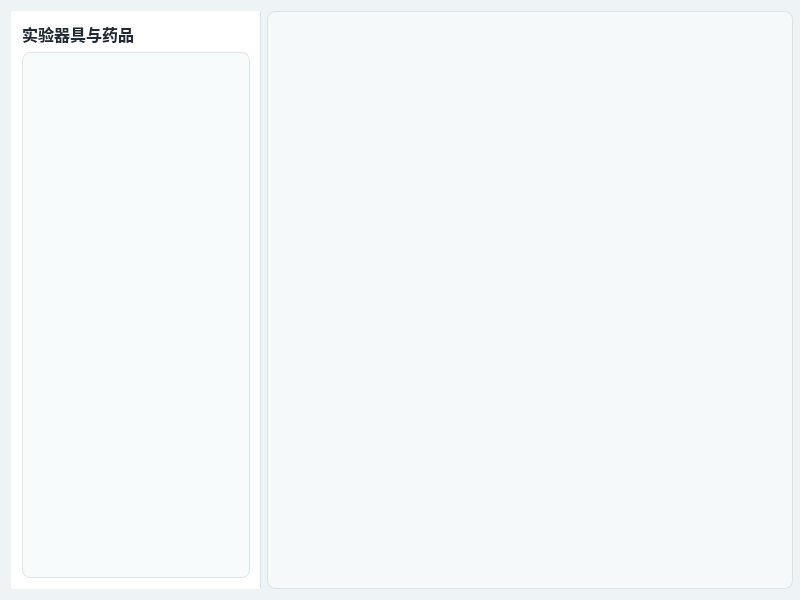
<?xml version="1.0" encoding="UTF-8"?>
<ui version="4.0">
 <class>EzLaboratoryClass</class>
 <widget class="QWidget" name="EzLaboratoryClass">
  <property name="geometry">
   <rect>
    <x>0</x>
    <y>0</y>
    <width>800</width>
    <height>600</height>
   </rect>
  </property>
  <property name="minimumSize">
   <size>
    <width>800</width>
    <height>600</height>
   </size>
  </property>
  <property name="windowTitle">
   <string>EzLaboratory</string>
  </property>
  <property name="styleSheet">
   <string notr="true">QWidget#EzLaboratoryClass {
    background: #EEF3F5;
}

QWidget#sidebarWidght {
    background: #FFFFFF;
    border-right: 1px solid #D9E2E7;
}

QLabel#sidebarTitle {
    color: #1E2A36;
    font-size: 16px;
    font-weight: 700;
    border-bottom: 1px solid #E3E9EE;
}

QGraphicsView#graphicsViewLab {
    background: #F6F9FA;
    border: 1px solid #D9E2E7;
    border-radius: 8px;
}

QListView#labwareList {
    color: #1F2A37;
    background: #F8FBFC;
    border: 1px solid #DCE5EA;
    border-radius: 8px;
    padding: 6px;
    outline: none;
}

QListView#labwareList::item {
    border: none;
    background: transparent;
}

QListView#labwareList::item:hover {
    background: transparent;
}

QListView#labwareList::item:selected {
    background: transparent;
}

QScrollBar:vertical {
    background: transparent;
    width: 9px;
    margin: 4px 1px 4px 1px;
}

QScrollBar::handle:vertical {
    background: #C5D0D8;
    border-radius: 4px;
    min-height: 28px;
}

QScrollBar::handle:vertical:hover {
    background: #9DAEBA;
}

QScrollBar::add-line:vertical,
QScrollBar::sub-line:vertical,
QScrollBar::add-page:vertical,
QScrollBar::sub-page:vertical {
    background: transparent;
    border: none;
    height: 0px;
}</string>
  </property>
  <layout class="QHBoxLayout" name="horizontalLayout">
    <item>
     <widget class="QWidget" name="sidebarWidght" native="true">
      <property name="minimumSize">
       <size>
        <width>250</width>
        <height>0</height>
       </size>
      </property>
      <property name="maximumSize">
       <size>
        <width>500</width>
        <height>16777215</height>
       </size>
      </property>
      <layout class="QVBoxLayout" name="verticalLayout">
       <item>
        <widget class="QLabel" name="sidebarTitle">
         <property name="text">
          <string>实验器具与药品</string>
         </property>
         <property name="margin">
          <number>10</number>
         </property>
        </widget>
       </item>
       <item>
        <widget class="LabwareListView" name="labwareList">
         <property name="minimumSize">
          <size>
           <width>0</width>
           <height>0</height>
          </size>
         </property>
         <property name="maximumSize">
          <size>
           <width>500</width>
           <height>16777215</height>
          </size>
         </property>
        </widget>
       </item>
      </layout>
     </widget>
    </item>
    <item>
     <widget class="LabGraphicsView" name="graphicsViewLab">
      <property name="minimumSize">
       <size>
        <width>526</width>
        <height>0</height>
       </size>
      </property>
     </widget>
    </item>
   </layout>
 </widget>
 <layoutdefault spacing="6" margin="11"/>
 <customwidgets>
  <customwidget>
   <class>LabGraphicsView</class>
   <extends>QGraphicsView</extends>
   <header>LabGraphicsView.h</header>
  </customwidget>
  <customwidget>
   <class>LabwareListView</class>
   <extends>QListView</extends>
   <header>LabwareListView.h</header>
  </customwidget>
 </customwidgets>
 <resources>
  <include location="../../resources/EzLaboratory.qrc"/>
 </resources>
 <connections/>
</ui>
